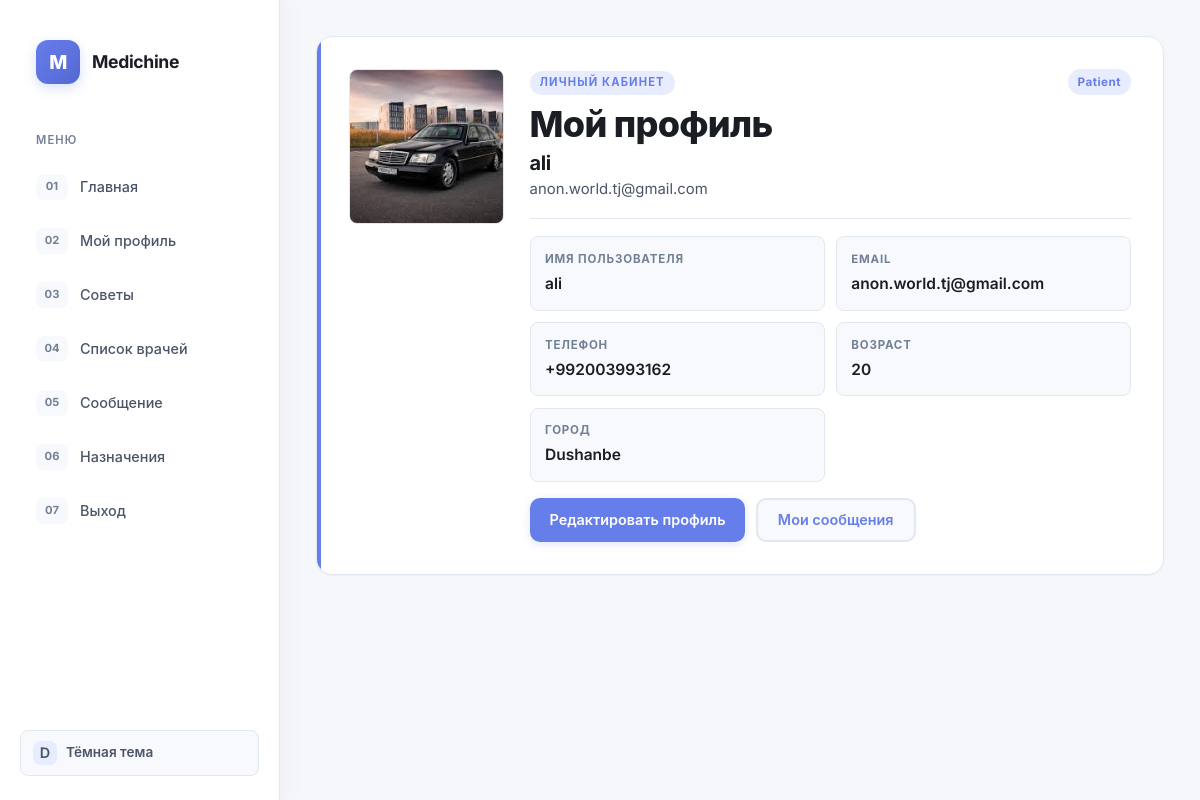
/my_profile/ (signed in), run on an earlier commit of the app's database.
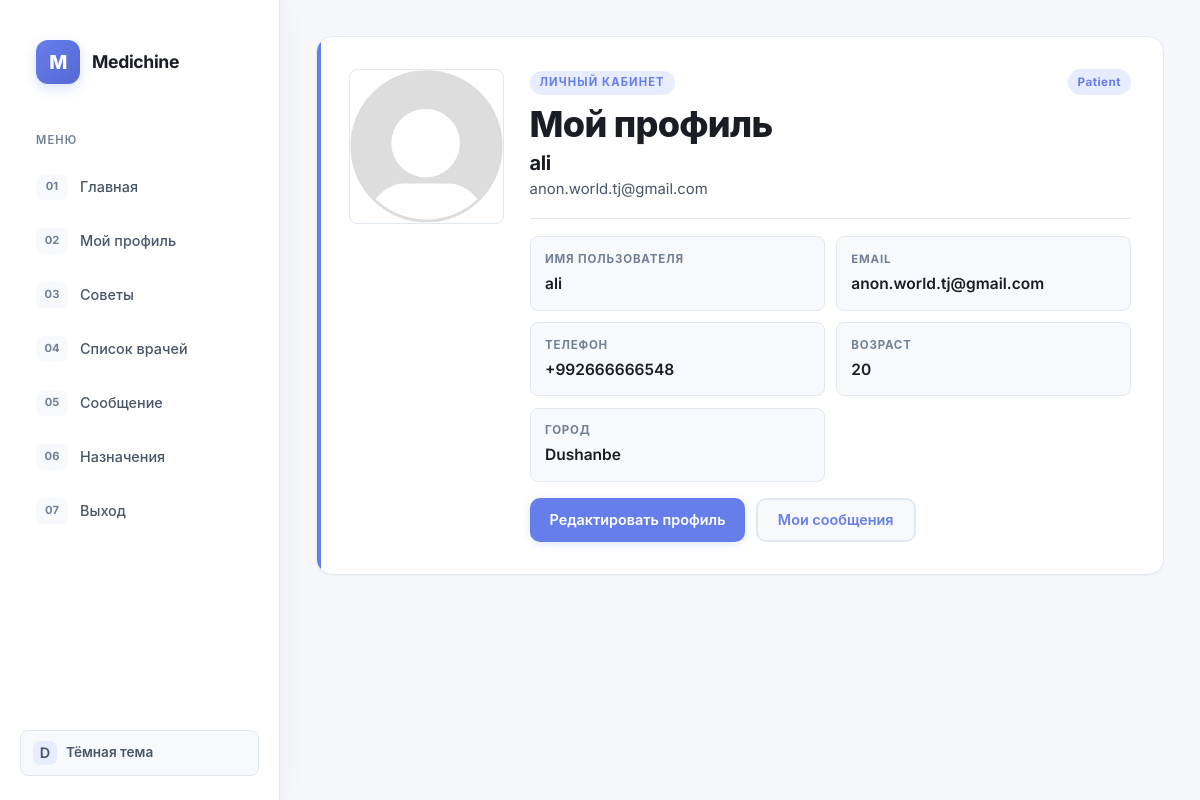
And on a later commit of the database.
### accounts/models.py (models this page shows, shortened)
class Profile(models.Model):
    ROLE_CHOICES = (
        ('patient', 'Patient'),
        ('doctor', 'Doctor'),
        ('admin', 'Admin'),
    )
    user=models.OneToOneField(settings.AUTH_USER_MODEL,on_delete=models.CASCADE,related_name='profile')
    age=models.PositiveIntegerField(null=True,blank=True)
    role = models.CharField(max_length=20, choices=ROLE_CHOICES, default='patient')
    phone=models.CharField(max_length=14,blank=True)
    city = models.CharField(max_length=50, blank=True)
    photo=models.ImageField(upload_to='users/',blank=True,null=True)

class User(AbstractUser):
    ROLE_CHOICES = (
        ('patient', 'Patient'),
        ('doctor', 'Doctor'),
        ('admin', 'Admin'),
    )
    role = models.CharField(
        max_length=20,
        choices=ROLE_CHOICES
    )
    phone = models.CharField(
        max_length=20,
        unique=True
    )
    age=models.PositiveIntegerField()
    city = models.CharField(max_length=50, blank=True)

### accounts/views.py (the view)
# urls.py: path("my_profile/",views.profile,name='my_profile'),
@login_required(login_url='login')
def profile(request):
    profile, created = Profile.objects.get_or_create(user=request.user)
    return render(request, "accounts/my_profile.html", {
        "profile": profile
    })

### templates/accounts/my_profile.html
{% extends "accounts/base.html" %}
{% block main %}
<main class="page account-page">
    <section class="account-profile panel">
        <div class="account-body">
            <div class="account-avatar">
            {% if profile.photo %}
                <img src="{{ profile.photo.url }}" alt="Profile photo">
            {% else %}
                <img src="/media/user.png" alt="Default avatar">
            {% endif %}
            </div>
            <div class="account-info">
                <div class="account-title">
                    <div>
                        <span class="eyebrow">Личный кабинет</span>
                        <h1>Мой профиль</h1>
                        <h2>{{ profile.user.username }}</h2>
                        <p class="muted">{{ profile.user.email|default:"Email не указан" }}</p>
                    </div>
                    <span class="badge badge-{{ profile.role }}">{{ profile.get_role_display }}</span>
                </div>
                <dl class="account-details">
                    <div>
                        <dt>Имя пользователя</dt>
                        <dd>{{ profile.user.username }}</dd>
                    </div>
                    <div>
                        <dt>Email</dt>
                        <dd>{{ profile.user.email|default:"Не указан" }}</dd>
                    </div>
                    <div>
                        <dt>Телефон</dt>
                        <dd>{{ profile.phone|default:profile.user.phone|default:"Не указан" }}</dd>
                    </div>
                    <div>
                        <dt>Возраст</dt>
                        <dd>{{ profile.age|default:profile.user.age|default:"Не указан" }}</dd>
                    </div>
                    <div>
                        <dt>Город</dt>
                        <dd>{{ profile.city|default:profile.user.city|default:"Не указан" }}</dd>
                    </div>
                </dl>
                <div class="account-actions">
                    <a class="button" href="{% url 'update_profile' %}">Редактировать профиль</a>
                    <a class="button secondary-button" href="{% url 'show_messages' %}">Мои сообщения</a>
                </div>
            </div>
        </div>
    </section>
</main>
{% endblock %}

### templates/accounts/base.html (shortened to what this page needs)
<!DOCTYPE html>
{% load static %}
<html lang="ru" data-theme="">
<head>
    <link rel="stylesheet" href="{% static 'css/style.css' %}">
</head>
<body class="{% block body_class %}{% endblock %}">
    <div class="site-layout">
        <nav class="site-nav" aria-label="Навигация">
            <a class="site-brand" href="{% url 'redirect_dashboard' %}">
                <span class="brand-icon">M</span>
                <span>Medichine</span>
            </a>
            <p class="nav-section-label">Меню</p>
            <ul class="nav-list">
                {% block nav %}
                {% if user.is_authenticated %}
                    <li><a href="{% url 'redirect_dashboard' %}"><span class="nav-icon">01</span>Главная</a></li>
                    <li><a href="{% url 'my_profile' %}"><span class="nav-icon">02</span>Мой профиль</a></li>
                    <li><a href="{% url 'global_chat' %}"><span class="nav-icon">03</span>Советы</a></li>
                    <li><a href="{% url 'doctors_list' %}"><span class="nav-icon">04</span>Список врачей</a></li>
                    <li><a href="{% url 'show_messages' %}"><span class="nav-icon">05</span>Сообщение</a></li>
                    <li><a href="{% url 'appointments' %}"><span class="nav-icon">06</span>Назначения</a></li>
                    <li><a href="{% url 'login' %}"><span class="nav-icon">07</span>Выход</a></li>
                {% else %}
                    <li><a href="{% url 'login' %}"><span class="nav-icon">01</span>Вход</a></li>
                    <li><a href="{% url 'register' %}"><span class="nav-icon">02</span>Регистрация</a></li>
                    <li><a href="{% url 'global_chat' %}"><span class="nav-icon">03</span>Советы</a></li>
                {% endif %}
                {% endblock %}
            </ul>
            <button type="button" class="theme-toggle" id="themeToggle" aria-label="Переключить тему">
                <span class="theme-toggle-icon">D</span>
                <span class="theme-toggle-text">Тёмная тема</span>
            </button>
        </nav>
        <main class="site-content">
            {% block main %}{% endblock %}
        </main>
    </div>
</body>
</html>

What changed in the data, as far as the page shows it:
changed Profile "Patient": phone "+992003993162" → "+992666666548"; photo: picture removed
